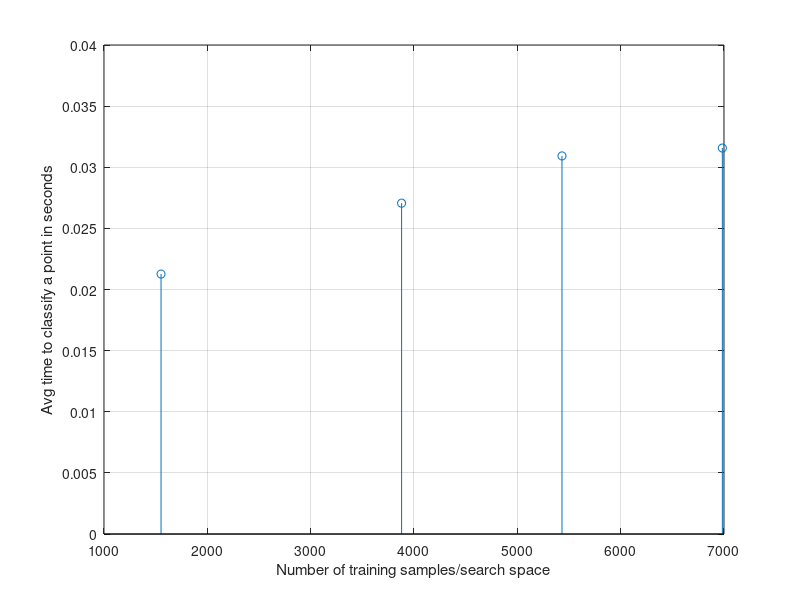

Write MATLAB code to recreate this figure.
% This file plots the avg search times vs the training space
clc
clear all

c=(7760)./100

num_test_samples=c*[10 30 50 80]
time=[24.5 72 105 132]

% hold on

num_train_samples=c*[90 70 50 20]


normalTimes=time./num_test_samples % Time taken to execute per sample

stem(num_train_samples,normalTimes)
xlabel('Number of training samples/search space')
ylabel('Avg time to classify a point in seconds')
grid




